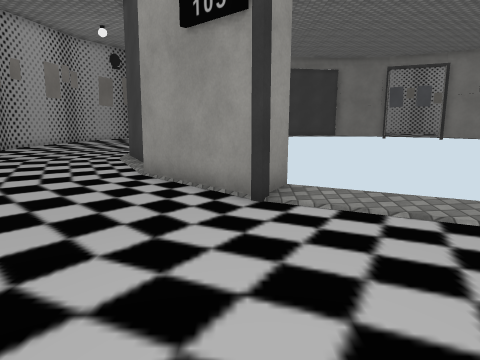
[1] (above)

17 first-person views from a walk through a Unity game level. The camera is 1.5 m above the floor, tilts 10° down and sees 70° across. Doors are open. The floor is counted in squares, 1 m on a side. Each view is taken from the middle of a square. On the plan, view 1 faces up. The plan holds only what a view shows up to about 16 squares ahead; the rest is blank. The place goes on beyond the plan. The player is left out. Some surface patterns are stand-ins.

[2]
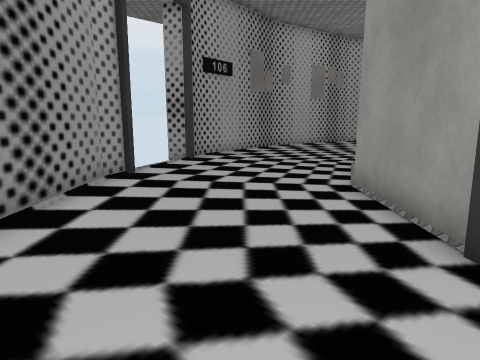

[3]
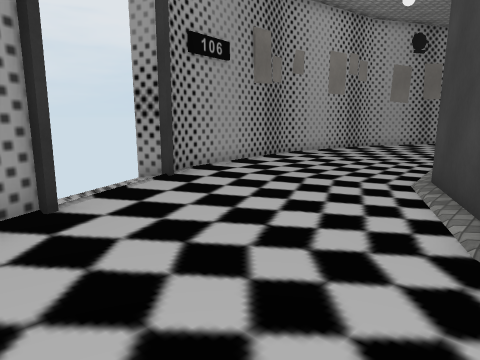

[4]
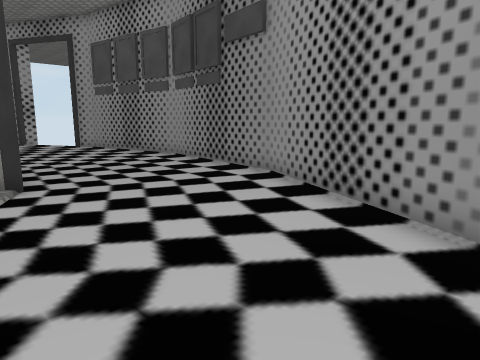

[5]
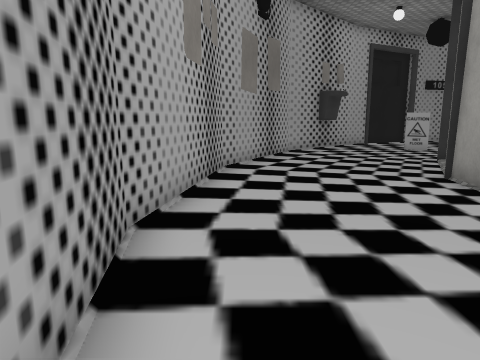

[6]
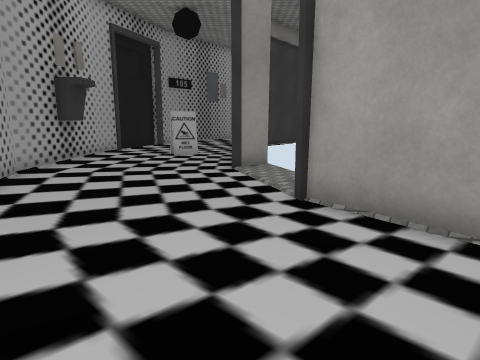

[7]
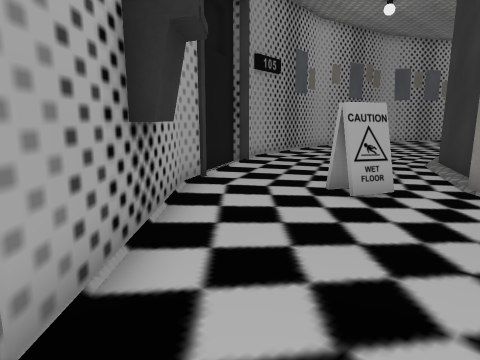

[8]
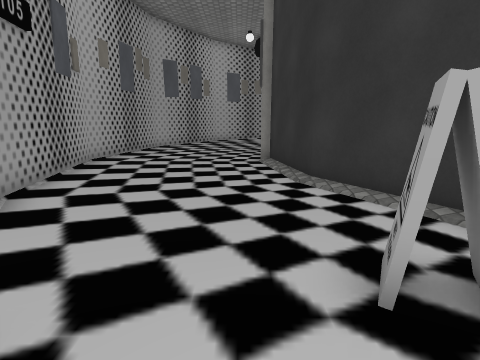

[9]
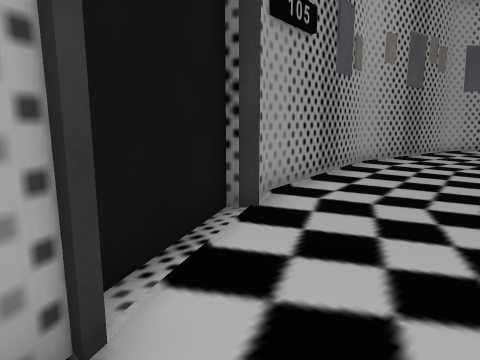

[10]
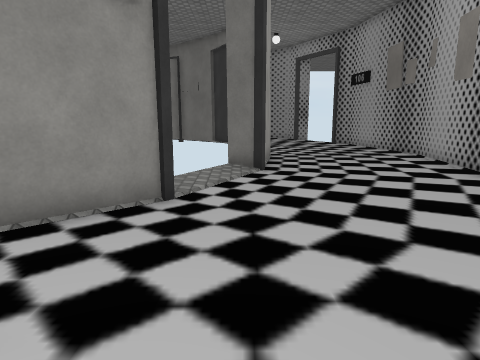

[11]
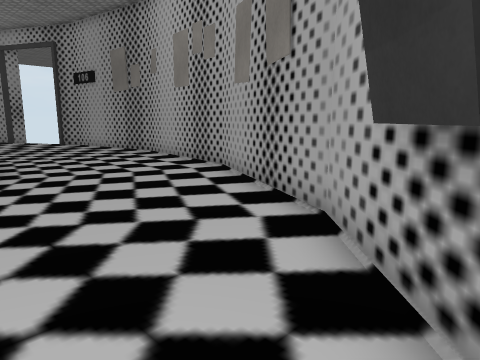

[12]
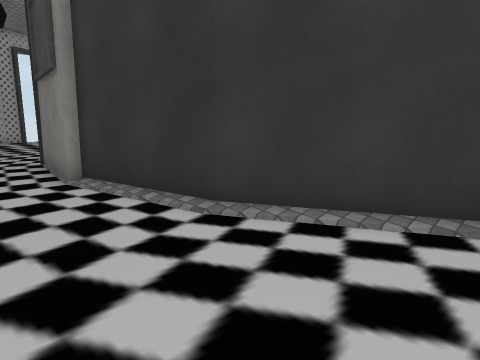

[13]
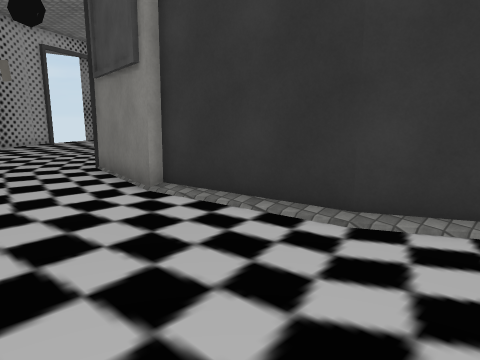

[14]
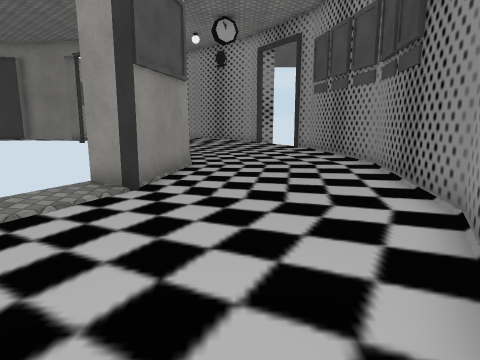

[15]
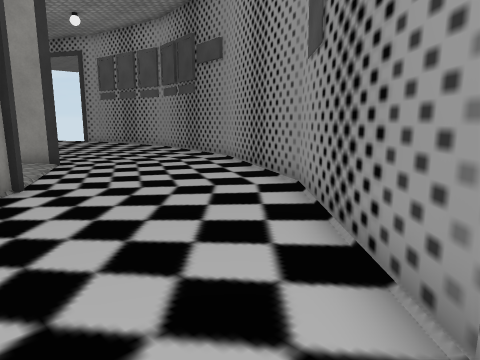

[16]
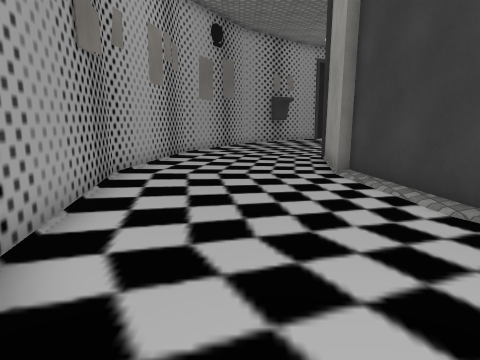

[17]
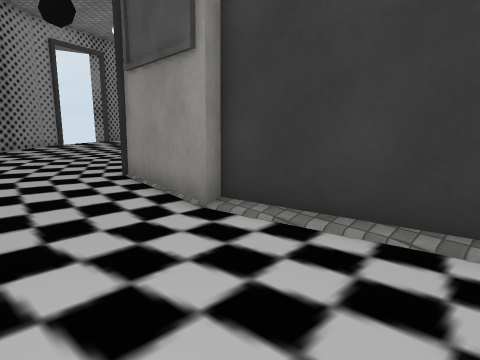

### Floor plan
Points are (right, up) in squares from view 1. A wall is a line through its corners. A room is listed if a view was taken in it or the views show most of it. See-through windows are left out.
Room 1 (views 1, 2, 3, 4, 5, 6, 7, 8, 9, 10, 11, 12, 13, 14, 15, 16, 17)
walls: (-2.9, 10.5) (-4.3, 13.3) (-4.9, 17.5) (-5.3, 17.5) (-4.6, 21.7); (-2.7, 25.5) (0.4, 28.6); (-8.2, 6.7) (-7.6, 5.6) (-3.3, 1.3) (2.3, -1.6) (8.5, -2.6) (13.3, -1.8); (0.4, 6.3) (-2.7, 9.4); (0.8, 28.4) (4.3, 30.2) (8.5, 30.9); (-0.8, 29.9) (-1.7, 30.3) (-1.6, 30.7) (-0.6, 30.2); (-1.7, 30.4) (-0.7, 30); (-1.2, 30.5) (-1.6, 30.7); (8.5, 3.7) (4.2, 4.4); (-2.1, 34.2) (-3.3, 33.7) (-7.7, 29.2) (-10.5, 23.7) (-11.5, 17.5) (-10.6, 11.4) (-10, 10.2); (8.4, 31.2) (12.6, 30.6); (12.3, 4.6) (8.5, 4); (1.2, 35.8) (1, 36.4) (-1.8, 34.9); (13.6, 36.7) (8.5, 37.5) (2.4, 36.5) (1.7, 36.1)
low walls: (-0.8, 29.7) (-1.5, 30); (-1.3, 30) (-0.8, 29.8)
ways out: open door at (-9.4, 8.2); open door at (-3, 23.5); open door at (2.4, 5.9); gap at (13, 30)

Where each view was taken, in squares from view 1:
view 1: 0 up, 0 right, facing up
view 2: 2 up, 1 right, facing up-left
view 3: 5 up, 2 left, facing up-left
view 4: 6 up, 4 left, facing down-right
view 5: 13 up, 10 left, facing up
view 6: 18 up, 10 left, facing up-right
view 7: 27 up, 8 left, facing up-right
view 8: 32 up, 4 left, facing right
view 9: 32 up, 3 left, facing up-right
view 10: 32 up, 4 left, facing down
view 11: 32 up, 3 left, facing down-left
view 12: 34 up, 0 right, facing down-right
view 13: 35 up, 2 right, facing down-right
view 14: 2 up, 3 left, facing right
view 15: 8 up, 8 left, facing down-right
view 16: 8 up, 8 left, facing up
view 17: 0 up, 13 right, facing up-left
